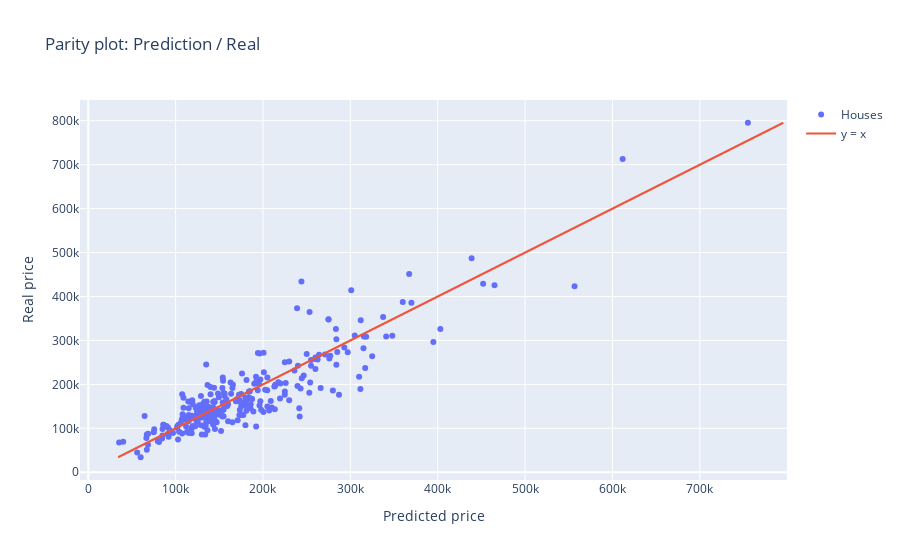

The notebook cell this image was saved under:
### Code cell
def inv_if_log(y):
    y = np.asarray(y).reshape(-1)
    return np.expm1(y) if np.nanmax(y) < 20 else y

X_val_hood_i32 = X_val_hood.astype('int32')

y_pred_log = model.predict({'main': X_val_main, 'hood': X_val_hood_i32}, batch_size=256, verbose=0).ravel()
y_true = inv_if_log(y_val)
y_pred = inv_if_log(y_pred_log)

df = pd.DataFrame({
    "i": np.arange(len(y_true)),
    "y_true": y_true,
    "y_pred": y_pred
})
df["err"] = df["y_pred"] - df["y_true"]
df["abs_err"] = df["err"].abs()
df["pct_err"] = 100 * df["err"] / df["y_true"]

xy_min = float(min(df["y_true"].min(), df["y_pred"].min()))
xy_max = float(max(df["y_true"].max(), df["y_pred"].max()))

fig2 = go.Figure()
fig2.add_trace(go.Scatter(
    x=df["y_true"], y=df["y_pred"], mode="markers", name="Houses",
    customdata=np.c_[df["err"], df["pct_err"]],
))
fig2.add_trace(go.Scatter(
    x=[xy_min, xy_max], y=[xy_min, xy_max], mode="lines", name="y = x"
))
fig2.update_layout(
    title="Parity plot: Prediction / Real",
    xaxis_title="Predicted price",
    yaxis_title="Real price"
)
fig2.show()

### Figure 1 — Plotly figure (JSON) as saved in the notebook; plotly's stock layout.template omitted (floating-point values rounded to 4 significant figures; data arrays with more than 128 entries replaced by an {"elided": "..."} marker saying what was removed)
{"data": [{"customdata": {"elided": "292x2 float values"}, "mode": "markers", "name": "Houses", "type": "scatter", "x": {"elided": "292 float values"}, "y": {"elided": "292 float values"}}, {"mode": "lines", "name": "y = x", "type": "scatter", "x": [34160.0, 795500.0], "y": [34160.0, 795500.0]}], "layout": {"title": {"text": "Parity plot: Prediction / Real"}, "xaxis": {"title": {"text": "Predicted price"}}, "yaxis": {"title": {"text": "Real price"}}}}
